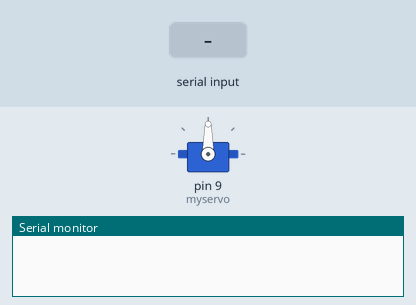
Bench run of a sketch on a simulated Arduino Uno, built with avr-gcc and run on an emulated ATmega328P. On the bench: servo, the last lines printed to the serial monitor. Inputs (shaded band) come from the test bench.

Above: at 1.2 s.
1.3 s: "90,45\n" received over Serial
At 1.8 s:
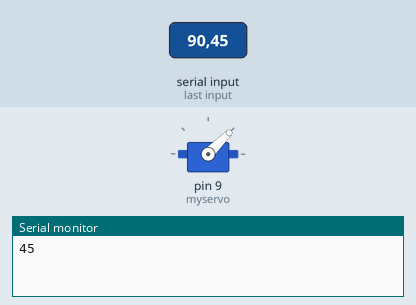
2.8 s: "30,150\n" received over Serial
At 4.0 s:
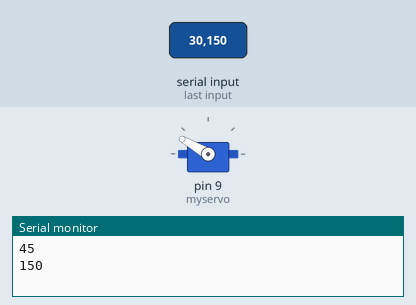
4.3 s: "5\n" received over Serial
At 5.2 s:
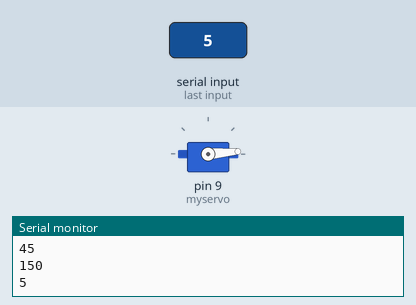
5.8 s: "200\n" received over Serial
At 6.4 s:
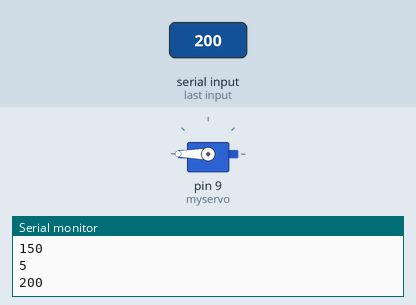
7.3 s: "90\n" received over Serial
At 8.7 s:
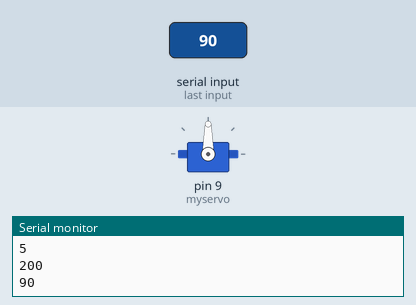
Timing chart, 0 to 9.8 s (numbered marks = the images above; inputs shaded):
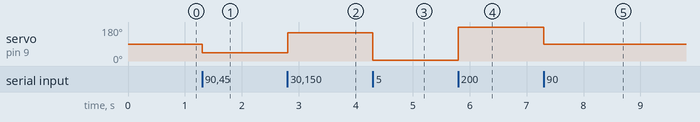

Measured:
- after the input at 1.3 s, servo on pin 9 (myservo): 90° → 45° at once
- after the input at 2.8 s, servo on pin 9 (myservo): 45° → 150° at once
- after the input at 4.3 s, servo on pin 9 (myservo): 150° → 5° at once
- after the input at 5.8 s, servo on pin 9 (myservo): 5° → 180° at once
- after the input at 7.3 s, servo on pin 9 (myservo): 180° → 90° at once

The sketch:

test_servo_arm_range.ino
```cpp
/*
 Controlling a servo position using a potentiometer (variable resistor)
 by Michal Rinott <http://people.interaction-ivrea.it/m.rinott>

 modified on 8 Nov 2013
 by Scott Fitzgerald
 http://www.arduino.cc/en/Tutorial/Knob
*/

#include <Servo.h>

Servo myservo;  // create servo object to control a servo

int potpin = 0;  // analog pin used to connect the potentiometer
//int val;    // variable to read the value from the analog pin

void setup() {
  myservo.attach(9);  // attaches the servo on pin 9 to the servo object
  Serial.begin(9600);
}

void loop() {
  while (Serial.available() > 0) {
    int val = Serial.parseInt();
//    val = analogRead(potpin);            // reads the value of the potentiometer (value between 0 and 1023)
//    val = map(val, 0, 1023, 0, 180);     // scale it to use it with the servo (value between 0 and 180)
    if (Serial.read() == '\n') {
      myservo.write(val);
      Serial.println(val);// sets the servo position according to the scaled value
      delay(15);
      }
  }
}                   // waits for the servo to get there
```
